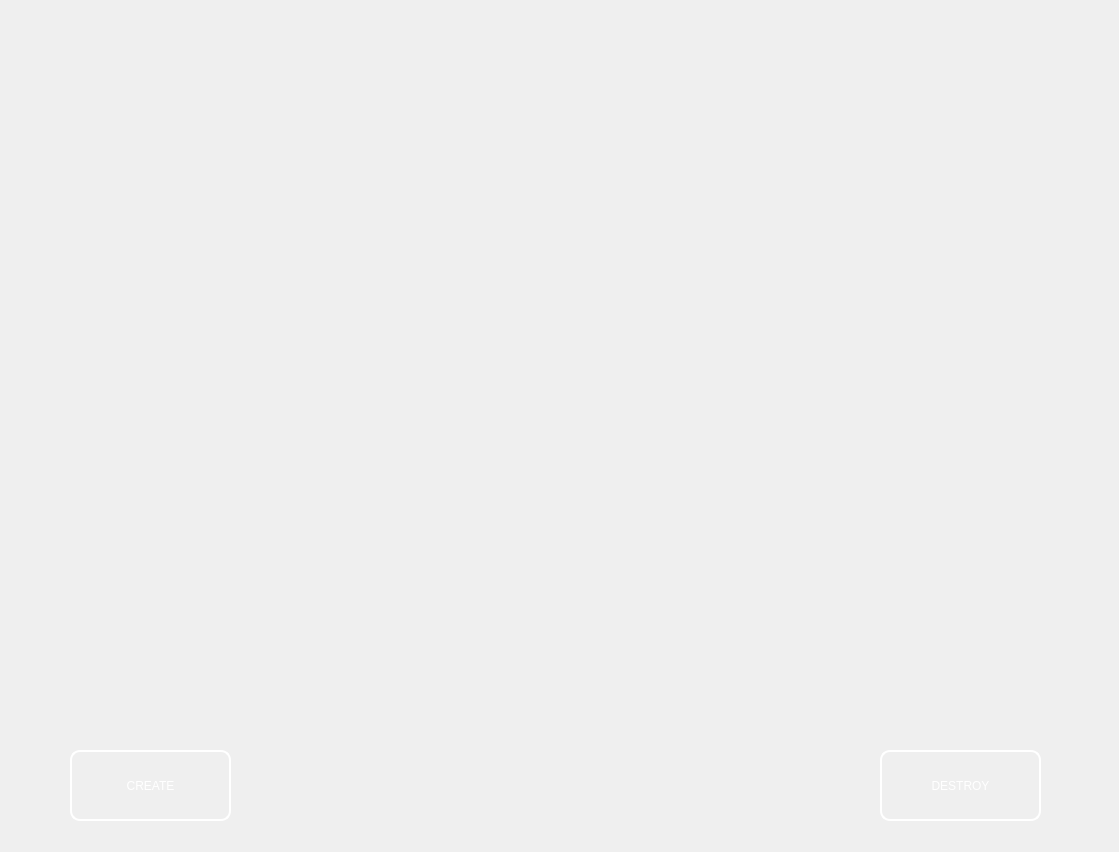
<?xml version="1.0" encoding="UTF-8"?>
<ui version="4.0">
 <class>MainWindow</class>
 <widget class="QMainWindow" name="MainWindow">
  <property name="geometry">
   <rect>
    <x>0</x>
    <y>0</y>
    <width>1119</width>
    <height>852</height>
   </rect>
  </property>
  <property name="windowTitle">
   <string>MainWindow</string>
  </property>
  <widget class="QWidget" name="centralwidget">
   <widget class="QLabel" name="label">
    <property name="geometry">
     <rect>
      <x>0</x>
      <y>0</y>
      <width>1121</width>
      <height>851</height>
     </rect>
    </property>
    <property name="sizeIncrement">
     <size>
      <width>0</width>
      <height>0</height>
     </size>
    </property>
    <property name="styleSheet">
     <string notr="true"/>
    </property>
    <property name="text">
     <string/>
    </property>
    <property name="pixmap">
     <pixmap>images/iron-man.gif</pixmap>
    </property>
    <property name="scaledContents">
     <bool>true</bool>
    </property>
   </widget>
   <widget class="QPushButton" name="pushButton">
    <property name="geometry">
     <rect>
      <x>70</x>
      <y>750</y>
      <width>161</width>
      <height>71</height>
     </rect>
    </property>
    <property name="sizeIncrement">
     <size>
      <width>15</width>
      <height>15</height>
     </size>
    </property>
    <property name="baseSize">
     <size>
      <width>5</width>
      <height>22</height>
     </size>
    </property>
    <property name="styleSheet">
     <string notr="true">background-color:transparent;
color:rgb(255, 255, 255);
font: 20pt &quot;Agency FB&quot;;
border-style:outset;
border-width:2px;
border-radius:10px;
border-color:white;</string>
    </property>
    <property name="text">
     <string>CREATE</string>
    </property>
    <property name="iconSize">
     <size>
      <width>10</width>
      <height>10</height>
     </size>
    </property>
   </widget>
   <widget class="QPushButton" name="pushButton_2">
    <property name="geometry">
     <rect>
      <x>880</x>
      <y>750</y>
      <width>161</width>
      <height>71</height>
     </rect>
    </property>
    <property name="styleSheet">
     <string notr="true">background-color:transparent;
color:rgb(255, 255, 255);
font: 20pt &quot;Agency FB&quot;;
border-style:outset;
border-width:2px;
border-radius:10px;
border-color:white;</string>
    </property>
    <property name="text">
     <string>DESTROY</string>
    </property>
   </widget>
   <widget class="QTextBrowser" name="textBrowser">
    <property name="geometry">
     <rect>
      <x>60</x>
      <y>30</y>
      <width>256</width>
      <height>192</height>
     </rect>
    </property>
    <property name="styleSheet">
     <string notr="true">background-color:transparent;
color:rgb(255, 255, 255);
font: 20pt &quot;Agency FB&quot;;</string>
    </property>
   </widget>
   <widget class="QTextBrowser" name="textBrowser_2">
    <property name="geometry">
     <rect>
      <x>790</x>
      <y>20</y>
      <width>256</width>
      <height>192</height>
     </rect>
    </property>
    <property name="styleSheet">
     <string notr="true">background-color:transparent;
color:rgb(255, 255, 255);
font: 20pt &quot;Agency FB&quot;;</string>
    </property>
   </widget>
   <widget class="QLabel" name="label_2">
    <property name="geometry">
     <rect>
      <x>260</x>
      <y>680</y>
      <width>591</width>
      <height>201</height>
     </rect>
    </property>
    <property name="text">
     <string/>
    </property>
    <property name="pixmap">
     <pixmap>images/initiating.gif</pixmap>
    </property>
    <property name="scaledContents">
     <bool>true</bool>
    </property>
    <property name="margin">
     <number>0</number>
    </property>
   </widget>
   <widget class="QLabel" name="label_3">
    <property name="geometry">
     <rect>
      <x>30</x>
      <y>180</y>
      <width>331</width>
      <height>201</height>
     </rect>
    </property>
    <property name="text">
     <string/>
    </property>
    <property name="pixmap">
     <pixmap>images/jarvis.gif</pixmap>
    </property>
    <property name="scaledContents">
     <bool>true</bool>
    </property>
   </widget>
  </widget>
 </widget>
 <resources/>
 <connections/>
</ui>
